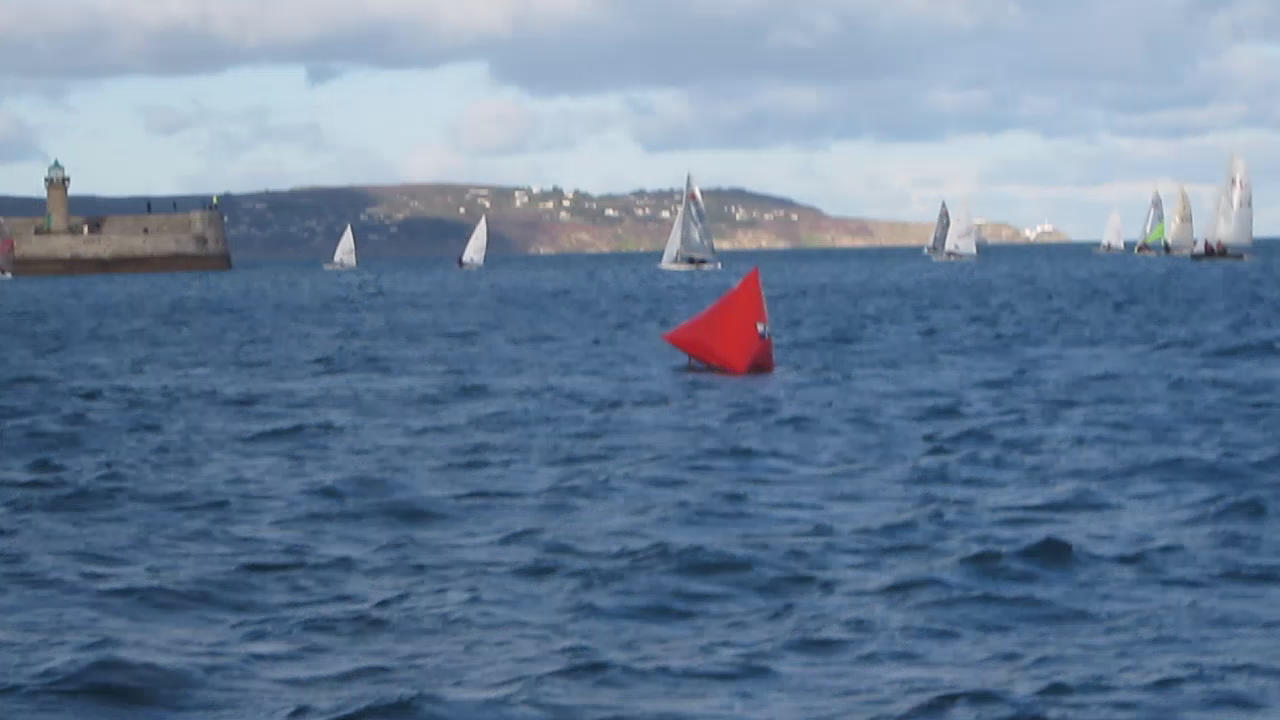
#> input picture boat-detection.png, 1280 x 720 px, given in place of KishRace6BoatCloseShort.mp4, which was not available
$ python background_subtraction.py   (older library calls are emulated)
#> lines starting #> are read from the running program, lines starting #| are printed output that depends on the picture; after the words box and inside, x2 and y2 are one past the last pixel; in counts of white or black regions, pixels touching at a corner belong together; pictures that were not available may be replaced by others from this repository, and a replacement may not be noted
import cv2
#file_name = "res/Screen-Shots/Intersection1.png"

cap = cv2.VideoCapture('res/KishRace6BoatCloseShort.mp4')
#cap = cv2.VideoCapture(0)

kernel = cv2.getStructuringElement(cv2.MORPH_ELLIPSE,(3,3))
fgbg = cv2.createBackgroundSubtractorMOG2(detectShadows=True)

while(1):
    ret, frame = cap.read()
#> frame is the input picture: shape (720, 1280, 3); mean B, G, R 154.1, 127.8, 105.8
    gray = cv2.cvtColor(frame, cv2.COLOR_BGR2GRAY)
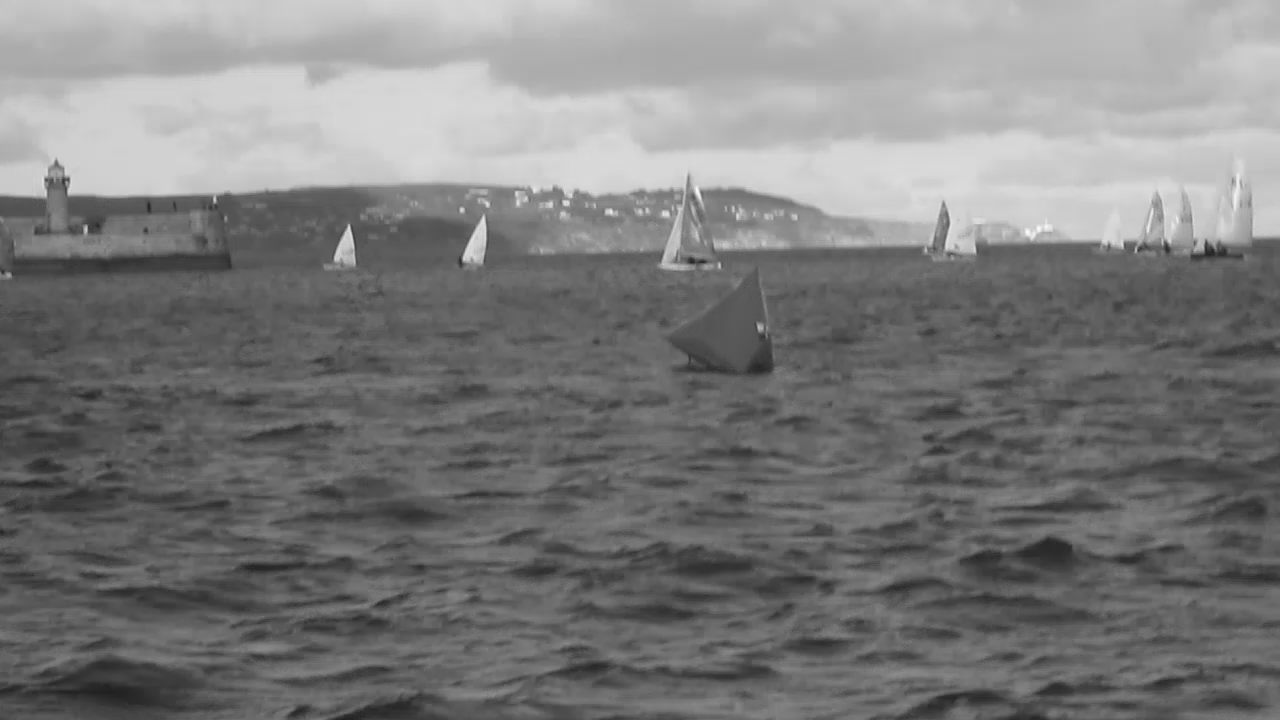
#> gray: shape (720, 1280); min 32, max 251, mean 124.1
    ret, thresh = cv2.threshold(gray, 127, 255, 0)
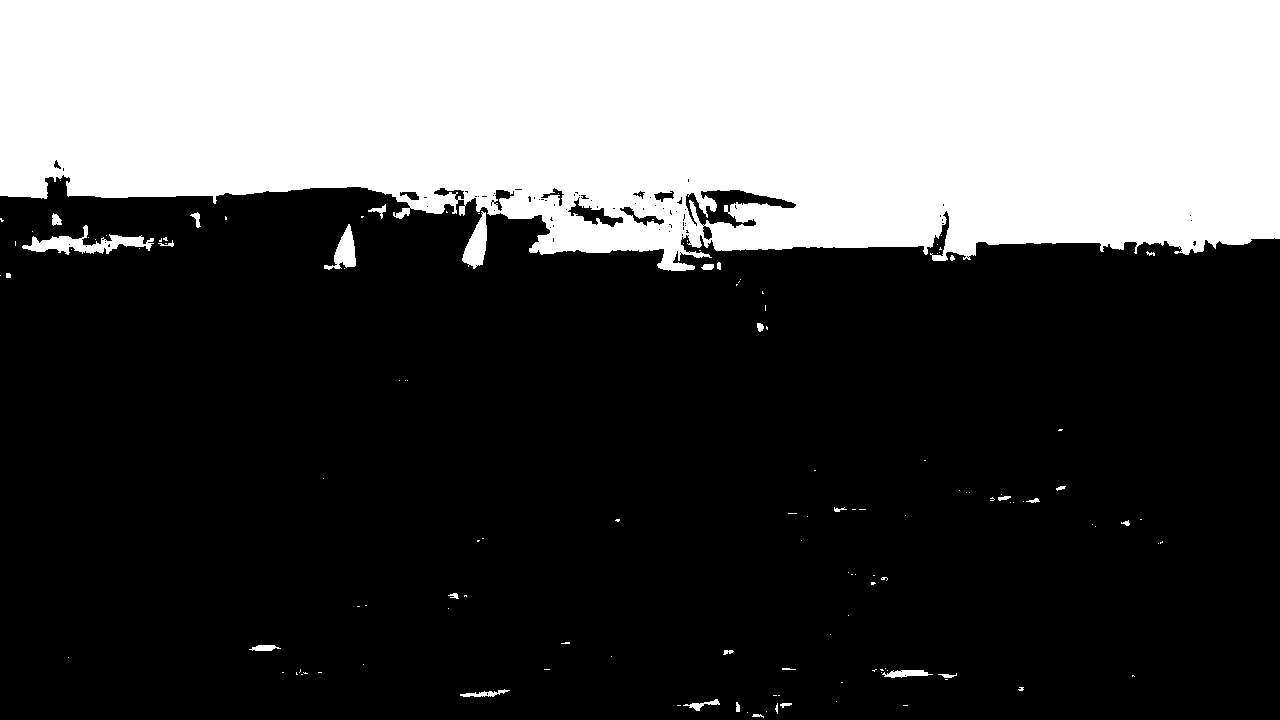
#> thresh: shape (720, 1280); 31.7% white; 134 white regions (103 under 20 px), largest, box (x1, y1, x2, y2) and area: (0, 0, 1280, 271) 287127, (22, 225, 154, 255) 1407, (462, 211, 487, 269) 797

    fgmask = fgbg.apply(gray)
#> fgmask: shape (720, 1280); every value is 127
    fgmaskClean = cv2.morphologyEx(fgmask, cv2.MORPH_OPEN, kernel)


    #print thresh
    (_,cnts, _) = cv2.findContours(fgmaskClean.copy(), cv2.RETR_EXTERNAL,cv2.CHAIN_APPROX_SIMPLE)
#> cnts = [[[0, 0], [0, 719], [1279, 719], [1279, 0]]]


    for c in cnts:
        # if the contour is too small, ignore it
        if cv2.contourArea(c) < 500:
            continue

        #detect_shapes(c)
        extRight = tuple(c[c[:, :, 0].argmax()][0])

        #c = c.astype("float")
        #c = c.astype("int")
        cv2.drawContours(frame, [c], -1, (0, 255, 0), 2)
#> this loop made 1 pass
#> c on pass 1: [[0, 0], [0, 719], [1279, 719], [1279, 0]]
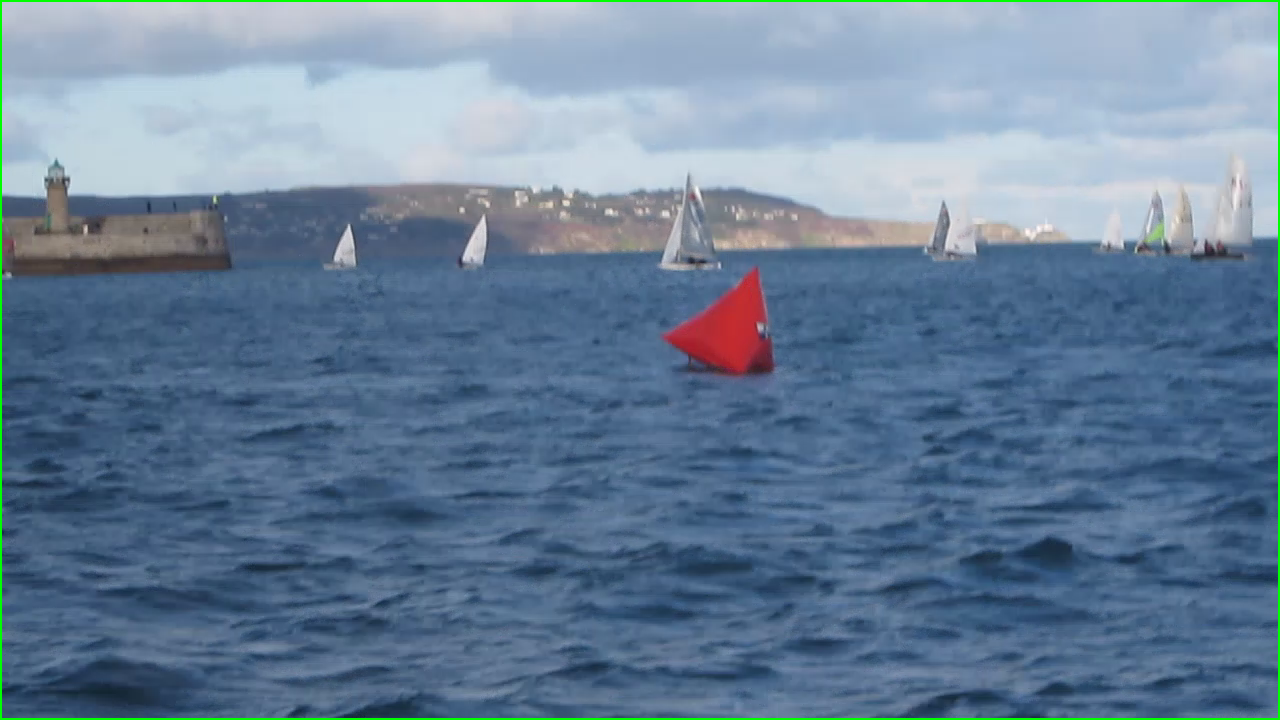
#> frame: shape (720, 1280, 3); 0.87% of pixels changed, all inside (x1, y1, x2, y2) = (0, 0, 1280, 720)


    cv2.imshow('mask',fgmask)
    cv2.imshow('clean frame', fgmaskClean)
    cv2.imshow('frame', frame)
    k = cv2.waitKey(30) & 0xff
#> (key Esc is pressed here)
    if k == 27:
        break

cap.release()
cv2.destroyAllWindows()

$ run again, on roi1.png
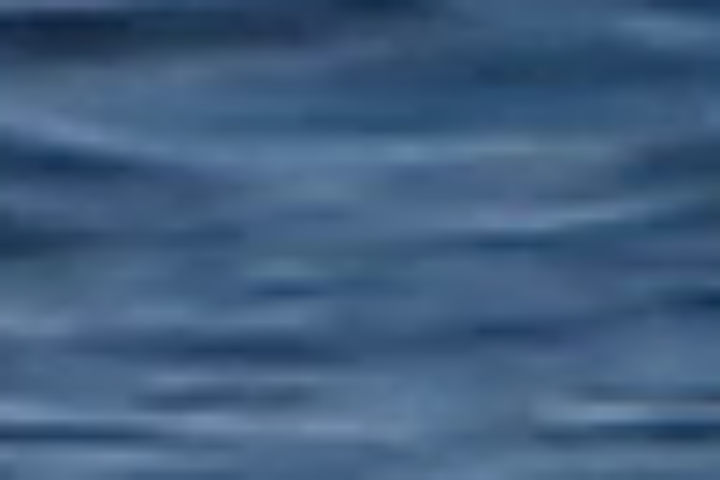
#> input picture roi1.png, 720 x 480 px, given in place of KishRace6BoatCloseShort.mp4, which was not available
#> frame is the input picture: shape (480, 720, 3); mean B, G, R 126.7, 94.2, 65.1
#> `ret, thresh = cv2.threshold(gray, 127, 255, 0)`:
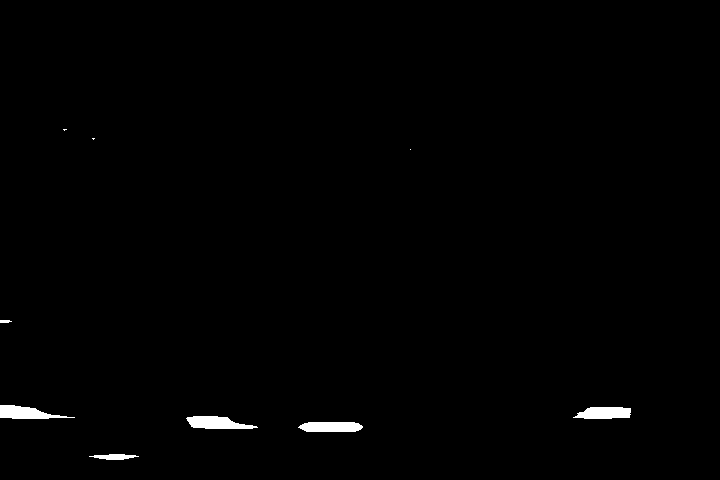
#> thresh: shape (480, 720); 0.76% white; 9 white regions (3 under 20 px), largest, box (x1, y1, x2, y2) and area: (186, 416, 258, 429) 633, (0, 405, 75, 419) 600, (298, 422, 363, 432) 577, (573, 407, 631, 419) 566, (89, 454, 139, 460) 196, (0, 320, 12, 323) 31
#> fgmask: shape (480, 720); every value is 127
#> cnts = [[[0, 0], [0, 479], [719, 479], [719, 0]]]
#> the loop `for c in cnts:` made 1 pass
#> c on pass 1: [[0, 0], [0, 479], [719, 479], [719, 0]]
#> after the loop `for c in cnts:`:
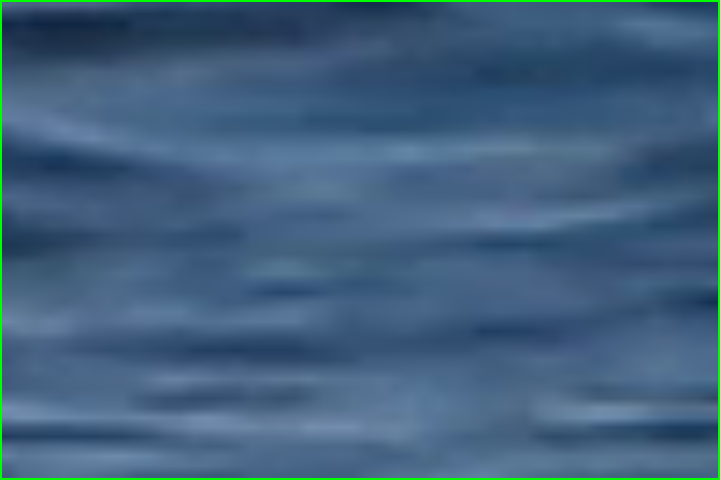
#> frame: shape (480, 720, 3); 1.38% of pixels changed, all inside (x1, y1, x2, y2) = (0, 0, 720, 480)
